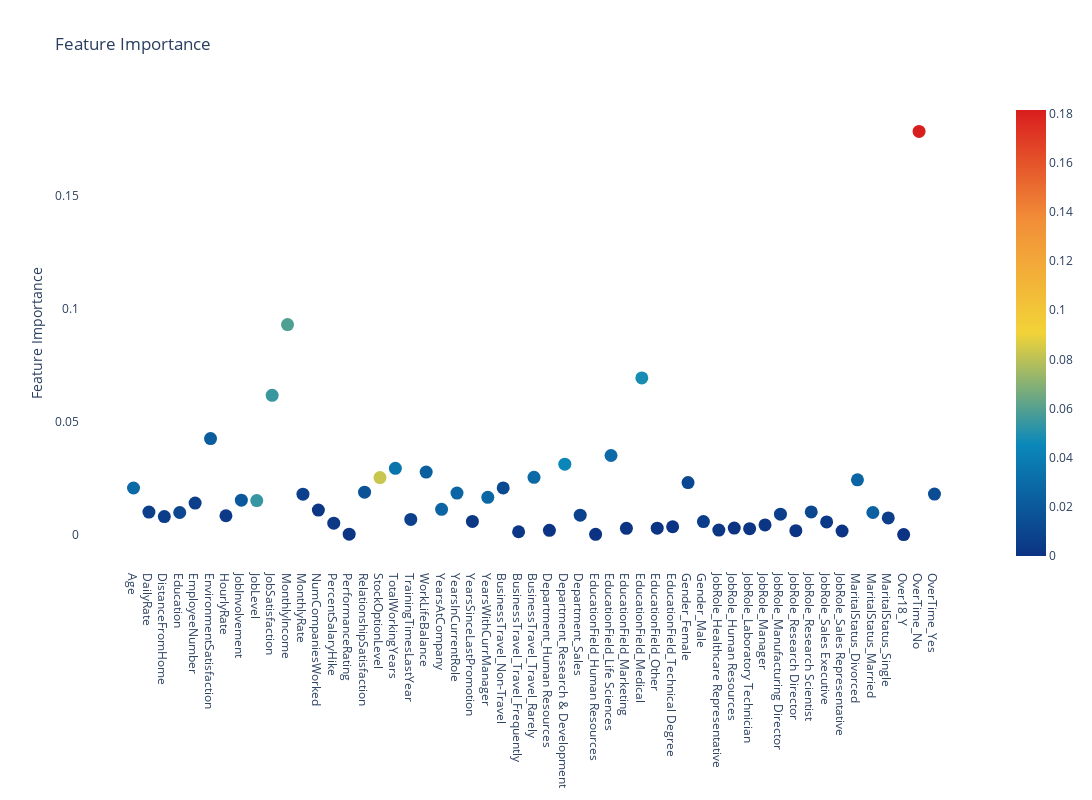

Here is the notebook cell this chart was saved with:
### Code cell
trace = go.Scatter(y=gb.feature_importances_, x=df_final.columns.values, 
                   mode='markers',
                   marker=dict(sizemode = 'diameter',
                               sizeref = 1,
                               size = 13,
                               color = gb.feature_importances_,
                               colorscale='Portland',
                               showscale=True),
                   text = df_final.columns.values), 

data=trace

layout = go.Layout(autosize=True, title="Feature Importance", hovermode='closest',
                   yaxis_title="Feature Importance", height=800, width=1100, showlegend=False,
                   paper_bgcolor='rgba(0,0,0,0)',
                   plot_bgcolor='rgba(0,0,0,0)',
                   xaxis= dict(ticklen= 5,
                               showgrid=False,
                               zeroline=False,),
                   yaxis = dict(ticklen= 5,
                               showgrid=False,
                               zeroline=False,))



fig = go.Figure(data=data, layout=layout)
fig.show()

### Figure 1 — Plotly figure (JSON) as saved in the notebook; plotly's stock layout.template omitted (floating-point values rounded to 4 significant figures)
{"data": [{"marker": {"color": [0.02864, 0.005839, 0.005495, 0.01071, 0.005614, 0.02231, 0.003962, 0.02009, 0.05394, 0.05466, 0.05911, 0.006859, 0.001999, 0.002671, 0.001023, 0.01675, 0.08276, 0.03478, 0.007137, 0.02324, 0.02604, 0.02636, 0.002016, 0.02752, 0.01169, 0.00224, 0.02884, 0.0006222, 0.04444, 0.008229, 0.0001623, 0.02939, 0.0007177, 0.04809, 0.0005443, 0.0007118, 0.01122, 0.005379, 0.002046, 0.0003988, 0.001039, 0.001155, 0.006383, 0.0008687, 0.01054, 0.003242, 0.0005253, 0.02617, 0.0247, 0.005819, 0, 0.1815, 0.0138], "colorscale": [[0, "rgb(12,51,131)"], [0.25, "rgb(10,136,186)"], [0.5, "rgb(242,211,56)"], [0.75, "rgb(242,143,56)"], [1, "rgb(217,30,30)"]], "showscale": true, "size": 13, "sizemode": "diameter", "sizeref": 1}, "mode": "markers", "text": ["Age", "DailyRate", "DistanceFromHome", "Education", "EmployeeNumber", "EnvironmentSatisfaction", "HourlyRate", "JobInvolvement", "JobLevel", "JobSatisfaction", "MonthlyIncome", "MonthlyRate", "NumCompaniesWorked", "PercentSalaryHike", "PerformanceRating", "RelationshipSatisfaction", "StockOptionLevel", "TotalWorkingYears", "TrainingTimesLastYear", "WorkLifeBalance", "YearsAtCompany", "YearsInCurrentRole", "YearsSinceLastPromotion", "YearsWithCurrManager", "BusinessTravel_Non-Travel", "BusinessTravel_Travel_Frequently", "BusinessTravel_Travel_Rarely", "Department_Human Resources", "Department_Research & Development", "Department_Sales", "EducationField_Human Resources", "EducationField_Life Sciences", "EducationField_Marketing", "EducationField_Medical", "EducationField_Other", "EducationField_Technical Degree", "Gender_Female", "Gender_Male", "JobRole_Healthcare Representative", "JobRole_Human Resources", "JobRole_Laboratory Technician", "JobRole_Manager", "JobRole_Manufacturing Director", "JobRole_Research Director", "JobRole_Research Scientist", "JobRole_Sales Executive", "JobRole_Sales Representative", "MaritalStatus_Divorced", "MaritalStatus_Married", "MaritalStatus_Single", "Over18_Y", "OverTime_No", "OverTime_Yes"], "type": "scatter", "x": ["Age", "DailyRate", "DistanceFromHome", "Education", "EmployeeNumber", "EnvironmentSatisfaction", "HourlyRate", "JobInvolvement", "JobLevel", "JobSatisfaction", "MonthlyIncome", "MonthlyRate", "NumCompaniesWorked", "PercentSalaryHike", "PerformanceRating", "RelationshipSatisfaction", "StockOptionLevel", "TotalWorkingYears", "TrainingTimesLastYear", "WorkLifeBalance", "YearsAtCompany", "YearsInCurrentRole", "YearsSinceLastPromotion", "YearsWithCurrManager", "BusinessTravel_Non-Travel", "BusinessTravel_Travel_Frequently", "BusinessTravel_Travel_Rarely", "Department_Human Resources", "Department_Research & Development", "Department_Sales", "EducationField_Human Resources", "EducationField_Life Sciences", "EducationField_Marketing", "EducationField_Medical", "EducationField_Other", "EducationField_Technical Degree", "Gender_Female", "Gender_Male", "JobRole_Healthcare Representative", "JobRole_Human Resources", "JobRole_Laboratory Technician", "JobRole_Manager", "JobRole_Manufacturing Director", "JobRole_Research Director", "JobRole_Research Scientist", "JobRole_Sales Executive", "JobRole_Sales Representative", "MaritalStatus_Divorced", "MaritalStatus_Married", "MaritalStatus_Single", "Over18_Y", "OverTime_No", "OverTime_Yes"], "y": [0.02062, 0.009956, 0.007948, 0.009769, 0.01392, 0.04247, 0.008337, 0.01523, 0.01505, 0.06164, 0.09294, 0.0179, 0.01086, 0.005042, 0.0001577, 0.01879, 0.02524, 0.02931, 0.006694, 0.02767, 0.0112, 0.01838, 0.005836, 0.01648, 0.02065, 0.001241, 0.02534, 0.001861, 0.03117, 0.008607, 0.0001123, 0.03499, 0.002779, 0.06933, 0.002843, 0.003467, 0.02301, 0.005751, 0.00199, 0.002898, 0.002591, 0.004279, 0.009016, 0.001725, 0.01001, 0.005589, 0.001591, 0.02421, 0.009775, 0.007351, 0, 0.1784, 0.01793]}], "layout": {"autosize": true, "height": 800, "hovermode": "closest", "paper_bgcolor": "rgba(0,0,0,0)", "plot_bgcolor": "rgba(0,0,0,0)", "showlegend": false, "title": {"text": "Feature Importance"}, "width": 1100, "xaxis": {"showgrid": false, "ticklen": 5, "zeroline": false}, "yaxis": {"showgrid": false, "ticklen": 5, "title": {"text": "Feature Importance"}, "zeroline": false}}}
